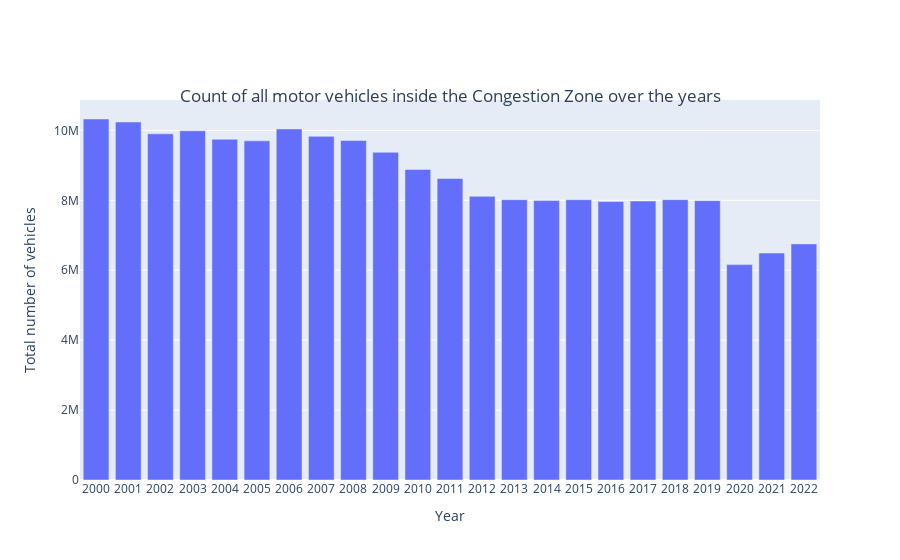

Notebook source saved alongside this figure:
### Markdown cell above
###  Count of all Motor Vehicles inside the Congestion Zone between change of prices

### Code cell
df_yearly_congestion = df_congestion.groupby(["year"])["all_motor_vehicles"].sum().reset_index()



df_interval_congestion = df_yearly_congestion.groupby('year')['all_motor_vehicles'].mean().reset_index()

fig = px.bar(df_interval_congestion, x='year', y='all_motor_vehicles',
             labels={"all_motor_vehicles": "Average Total Motor Vehicles", "year_interval": "Year Interval"},
             title='Count of all motor vehicles inside the Congestion Zone over the years')
fig.update_xaxes(tickmode='array', tickvals=df_yearly_congestion['year'], ticktext=df_yearly_congestion['year'])
fig.update_layout(title=dict(x=0.5,y=0.84, xanchor='center'))
fig.update_xaxes(title="Year")
fig.update_yaxes(title="Total number of vehicles")
fig.show()

### Figure 1 — Plotly figure (JSON) as saved in the notebook; plotly's stock layout.template omitted (floating-point values rounded to 4 significant figures)
{"data": [{"alignmentgroup": "True", "hovertemplate": "year=%{x}<br>Average Total Motor Vehicles=%{y}<extra></extra>", "legendgroup": "", "marker": {"color": "#636efa", "pattern": {"shape": ""}}, "name": "", "offsetgroup": "", "orientation": "v", "showlegend": false, "textposition": "auto", "type": "bar", "x": [2000, 2001, 2002, 2003, 2004, 2005, 2006, 2007, 2008, 2009, 2010, 2011, 2012, 2013, 2014, 2015, 2016, 2017, 2018, 2019, 2020, 2021, 2022], "xaxis": "x", "y": [10326198, 10239600, 9901834, 9988286, 9745114, 9700615, 10042410, 9830570, 9711284, 9373418, 8881663, 8624625, 8114008, 8018472, 7993093, 8017755, 7964147, 7980776, 8019396, 7991062, 6160709, 6492042, 6754202], "yaxis": "y"}], "layout": {"barmode": "relative", "legend": {"tracegroupgap": 0}, "title": {"text": "Count of all motor vehicles inside the Congestion Zone over the years", "x": 0.5, "xanchor": "center", "y": 0.84}, "xaxis": {"anchor": "y", "domain": [0, 1], "tickmode": "array", "ticktext": [2000, 2001, 2002, 2003, 2004, 2005, 2006, 2007, 2008, 2009, 2010, 2011, 2012, 2013, 2014, 2015, 2016, 2017, 2018, 2019, 2020, 2021, 2022], "tickvals": [2000, 2001, 2002, 2003, 2004, 2005, 2006, 2007, 2008, 2009, 2010, 2011, 2012, 2013, 2014, 2015, 2016, 2017, 2018, 2019, 2020, 2021, 2022], "title": {"text": "Year"}}, "yaxis": {"anchor": "x", "domain": [0, 1], "title": {"text": "Total number of vehicles"}}}}
